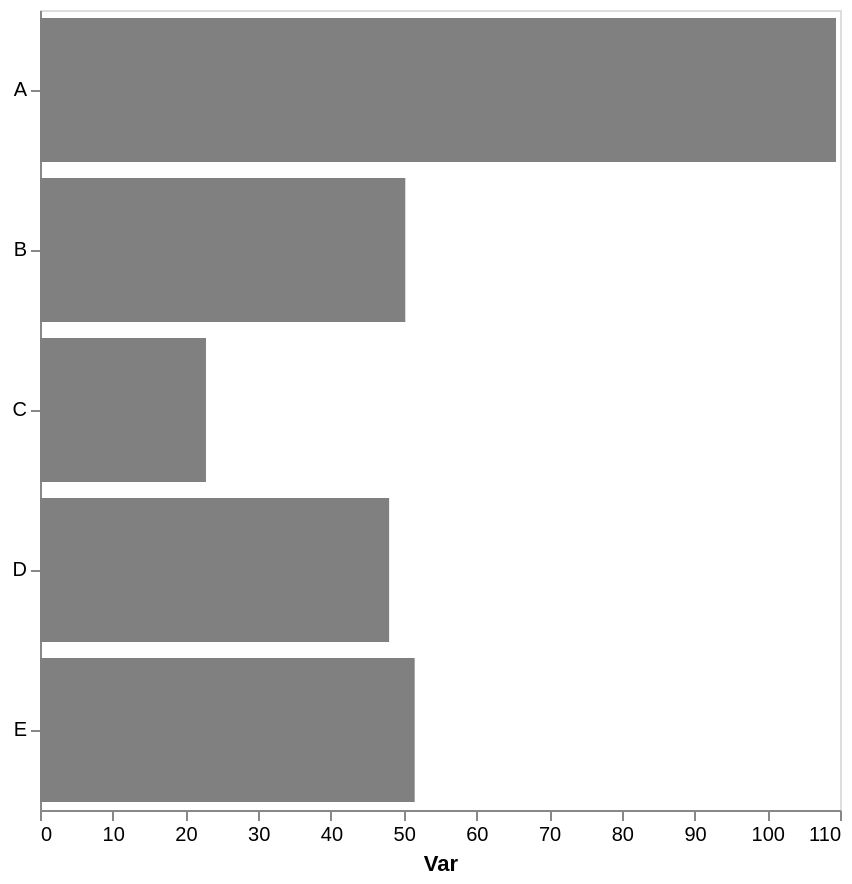

Here is the Vega-Lite specification saved for this chart:
### Vega-Lite specification from a JSON file in a GitHub repository (floating-point values rounded to 4 significant figures)
{"config": {"view": {"continuousWidth": 300, "continuousHeight": 300}, "axis": {"grid": false}, "bar": {"color": "gray"}}, "data": {"name": "data-c4a0a1d2bd3568444c7e41e9521da26f"}, "mark": {"type": "bar"}, "encoding": {"x": {"aggregate": "mean", "axis": {"title": "Var"}, "field": "var1", "type": "quantitative"}, "y": {"axis": {"title": null}, "field": "cat", "type": "nominal"}}, "height": 400, "width": 400, "$schema": "https://vega.github.io/schema/vega-lite/v5.17.0.json", "datasets": {"data-c4a0a1d2bd3568444c7e41e9521da26f": [{"cat": "C", "var1": 22.82, "var2": 48.01}, {"cat": "A", "var1": 100.2, "var2": 50.97}, {"cat": "E", "var1": 54.66, "var2": 42.21}, {"cat": "D", "var1": 55.03, "var2": 58.44}, {"cat": "D", "var1": 41.76, "var2": 57.75}, {"cat": "B", "var1": 57.13, "var2": 49.78}, {"cat": "B", "var1": 50.64, "var2": 45.9}, {"cat": "A", "var1": 118.7, "var2": 55.84}, {"cat": "E", "var1": 40.23, "var2": 51.03}, {"cat": "E", "var1": 59.67, "var2": 42.47}, {"cat": "D", "var1": 47.23, "var2": 65.48}, {"cat": "B", "var1": 42.91, "var2": 41.92}]}}
